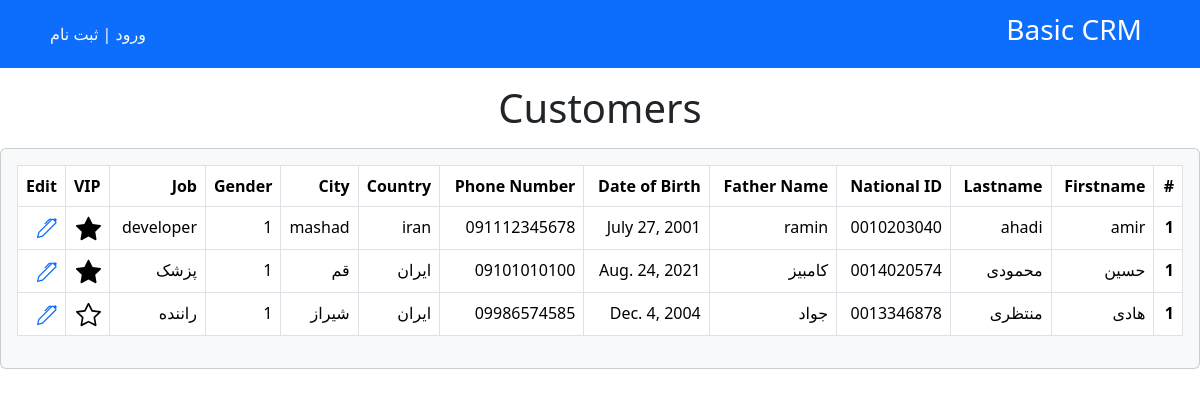
Before: / with the older database file.
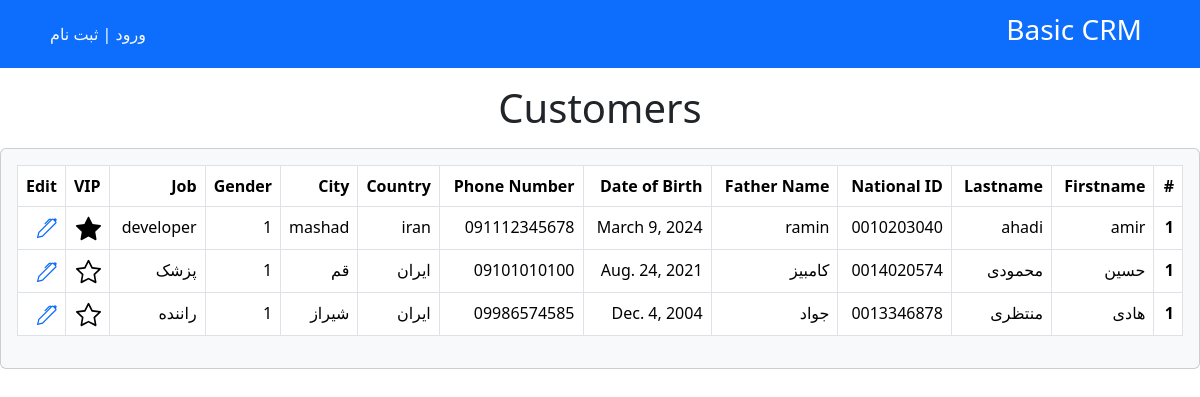
After: the same page with the newer database file.
### customers/models.py (models this page shows, shortened)
class Customer(models.Model):
    GENDER_CHOICES = (
        ('1', 'Male'),
        ('2', 'Female'),
        ('3', 'Other'),
    )
    firstname = models.CharField(max_length=100)
    lastname = models.CharField(max_length=100)
    nat_id = models.CharField(max_length=10)
    father_name = models.CharField(max_length=100)
    date_of_birth = models.DateField()
    phone_number = models.CharField(max_length=12)
    country = models.CharField(max_length=50)
    city = models.CharField(max_length=50)
    gender = models.CharField(choices=GENDER_CHOICES, max_length=1)
    job = models.CharField(max_length=100)
    vip = models.BooleanField(default=False)
    datetime_created = models.DateTimeField(auto_now_add=True)
    datetime_modified = models.DateTimeField(auto_now=True)

### customers/views.py (the view)
# urls.py: path('', CustomersList.as_view(), name="customers_list"),
class CustomersList(generic.ListView):
    template_name = "customers/customers_list.html"
    model = Customer
    context_object_name = 'customers_list'

### customers/templates/customers/customers_list.html (shortened to what this page needs)
{% extends '_base.html' %}
{% block content %}
    <div class="mt-3">
        <center><h1>Customers</h1></center>
    </div>
    <div class="card card bg-light mt-3">
        <div class="card-body">
            <table class="table table-bordered">
                <thead>
                <tr>
                    <th scope="col">#</th>
                    <th scope="col">Firstname</th>
                    <th scope="col">Lastname</th>
                    <th scope="col">National ID</th>
                    <th scope="col">Father Name</th>
                    <th scope="col">Date of Birth</th>
                    <th scope="col">Phone Number</th>
                    <th scope="col">Country</th>
                    <th scope="col">City</th>
                    <th scope="col">Gender</th>
                    <th scope="col">Job</th>
                    <th scope="col">VIP</th>
                    <th scope="col">Edit</th>
                </tr>
                </thead>
                <tbody>
                {% for customer in customers_list %}
                    <tr>
                        <th scope="row">1</th>
                        <td>{{ customer.firstname }}</td>
                        <td>{{ customer.lastname }}</td>
                        <td>{{ customer.nat_id }}</td>
                        <td>{{ customer.father_name }}</td>
                        <td>{{ customer.date_of_birth }}</td>
                        <td>{{ customer.phone_number }}</td>
                        <td width="10">{{ customer.country }}</td>
                        <td width="10">{{ customer.city }}</td>
                        <td width="10">{{ customer.gender }}</td>
                        <td>{{ customer.job }}</td>
                        <td width="10">
                        </td>
                        <td width="10">
                            <a href="{% url "customer_update" customer.id %}">
                                <svg xmlns="http://www.w3.org/2000/svg" width="20" height="20" fill="currentColor"
                                     class="bi bi-pen" viewBox="0 0 16 16">
                            </a>
                        </td>
                    </tr>
                {% endfor %}
                </tbody>
            </table>
        </div>
    </div>
{% endblock content %}

Changed rows visible on the page:
changed Customer "amir": date_of_birth "July 27, 2001" → "March 9, 2024"
changed Customer "حسین": vip True → False (drawn)
